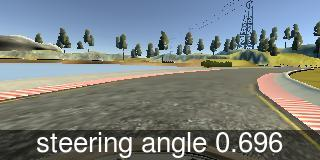
#> input picture project3/sample/center_2017_02_25_15_01_04_164.jpg, 320 x 160 px; its folder holds only this picture in this run
$ python -i experiment.py   (imports and definitions only)
#> lines starting #> are read from the running program, lines starting #| are printed output that depends on the picture
#!/usr/bin/env python

import gc

import matplotlib.image as mpimg
import numpy as np
import cv2
import glob
import pickle
import time
from skimage.feature import hog
from sklearn.svm import LinearSVC
from sklearn.preprocessing import StandardScaler
from sklearn.model_selection import train_test_split

# tweaked params from suggested 9/8/2 to 18/6/3 based on http://slideplayer.com/slide/5111258/ slide 19
HOG_ORIENTATIONS = 18
HOG_CELL_SIZE = 6
HOG_CELLS_PER_BLOCK = 3


def colorspace_convert(img, cspace):
    # account for stupid mpimg.imread that scales things differently
    #if np.ptp(img) <= 1.: img = (img * 255.).astype(np.uint8)
    img = (img * 255.).astype(np.uint8)
    # apply color conversion if other than 'RGB'
    if cspace == 'RGB':
        return_image = np.copy(img)
    elif cspace == 'HLS':
        return_image = cv2.cvtColor(img, cv2.COLOR_RGB2HLS)
    elif cspace == 'HSV':
        return_image = cv2.cvtColor(img, cv2.COLOR_RGB2HSV)
    elif cspace == 'LAB':
        return_image = cv2.cvtColor(img, cv2.COLOR_RGB2LAB)
    elif cspace == 'LUV':
        return_image = cv2.cvtColor(img, cv2.COLOR_RGB2LUV)
    elif cspace == 'XYZ':
        return_image = cv2.cvtColor(img, cv2.COLOR_RGB2XYZ)
    elif cspace == 'YCrCb':
        return_image = cv2.cvtColor(img, cv2.COLOR_RGB2YCrCb)
    elif cspace == 'YUV':
        return_image = cv2.cvtColor(img, cv2.COLOR_RGB2YUV)
    else:
        print('Unknown colorspace "{}"'.format(cspace))
        assert(False)

    return return_image

def get_hog_features(img, orient=HOG_ORIENTATIONS, pix_per_cell=HOG_CELL_SIZE, cell_per_block=HOG_CELLS_PER_BLOCK):
    features = hog( img,
                    orientations=orient,
                    pixels_per_cell=(pix_per_cell, pix_per_cell),
                    cells_per_block=(cell_per_block, cell_per_block),
                    transform_sqrt=True,
                    visualise=False,
                    feature_vector=True
                    )
    return features

def process_image_hog(img, cspace='RGB', hog_channel=0):
    # apply color conversion if other than 'RGB'
    feature_image = colorspace_convert(img, cspace)

    if hog_channel == 'ALL':
        hog_features = []
        for channel in range(feature_image.shape[2]):
            hog_features.append(get_hog_features(feature_image[:,:,channel]))
        hog_features = np.ravel(hog_features)
    else:
        hog_features = get_hog_features(feature_image[:,:,hog_channel])
    # Append the new feature vector to the features list
    return hog_features

# Define a function to extract features from a list of images
def extract_hog_features(imgs, cspace='RGB', hog_channel='ALL'):
    # Create a list to append feature vectors to
    features = []
    # Iterate through the list of images
    for file in imgs:
        # Read in each one by one
        image = mpimg.imread(file)
        features.append(process_image_hog(image, cspace, hog_channel))
    gc.collect()
    # Return list of feature vectors
    return features

# [75 lines not run here, left out]

>>> import cv2
>>> picture = cv2.cvtColor(cv2.imread('../project3/sample/center_2017_02_25_15_01_04_164.jpg'), cv2.COLOR_BGR2RGB)
>>> result = process_image_hog(picture)
#> in colorspace_convert, `img = (img * 255.).astype(np.uint8)`:
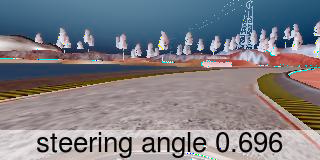
#> img: shape (160, 320, 3); mean of channels 0, 1, 2 132.2, 126, 126.8; drawn as B, G, R
#> in get_hog_features, `features = hog( img, orientations=orient, pixels_per_cell=(pix_per_cel..`:
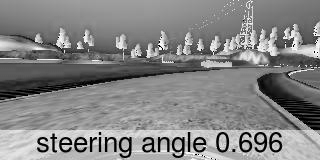
#> img: shape (160, 320); min 0, max 255, mean 132.2

$ run again, on project3/sample/xenter_2017_02_25_15_01_04_164.jpg
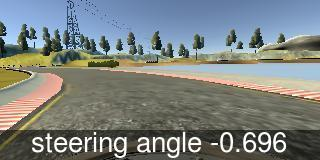
#> input picture project3/sample/xenter_2017_02_25_15_01_04_164.jpg, 320 x 160 px
#> in colorspace_convert, `img = (img * 255.).astype(np.uint8)`:
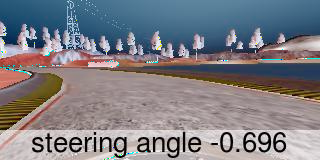
#> img: shape (160, 320, 3); mean of channels 0, 1, 2 132.2, 125.9, 126.6; drawn as B, G, R
#> in get_hog_features, `features = hog( img, orientations=orient, pixels_per_cell=(pix_per_cel..`:
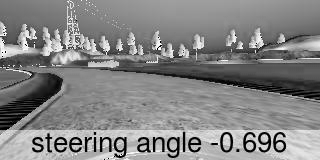
#> img: shape (160, 320); min 0, max 255, mean 132.2
